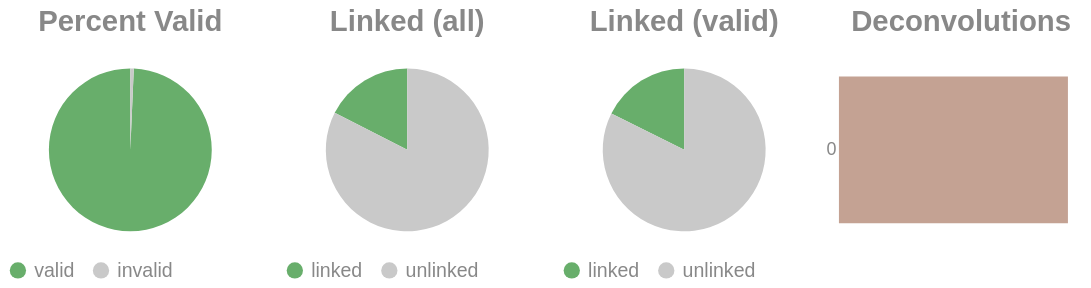

The notebook cell this image was saved under:
### Code cell
if SKIPLR:
    pass
else:
    clash = Counter()
    for i in valids['molecule'].to_list():
        _mol = i.split("-")
        if len(_mol) == 1:
            clash.update('0')
        else:
            clash.update(_mol[-1])

    _d = {"deconvolutions": [], 'count': []}
    for k,v in clash.items():
        _d['deconvolutions'].append(k)
        _d['count'].append(v)

    tot_valid = valids['reads'].sum()
    mask = valids['reads'] >= 2
    n_linked_reads = valids.filter(mask)['reads'].sum()
    if n_linked_reads == 0:
        print_html("No linked molecules (>=2 reads) were detected; skipping linked-only distributions.")
        SKIPLR = True
    else:
        perc_valid = round(tot_valid / n_reads, 4)
        linked_perc_abs = round(n_linked_reads / n_reads, 4)
        linked_perc = round(n_linked_reads / tot_valid, 4)

    _valid = pl.DataFrame({"valids": ['valid', 'invalid'], "count": [tot_valid, n_reads - tot_valid]})
    _linked_abs = pl.DataFrame({"linked (absolute)": ['linked', 'unlinked'], "count": [n_linked_reads, n_reads - n_linked_reads]})
    _linked_rel = pl.DataFrame({"linked (valids)": ['linked', 'unlinked'], "count": [n_linked_reads, tot_valid - n_linked_reads]})

    (
        alt.hconcat(
            piechart(_valid, goodval = 'valid', title = "Percent Valid"),
            piechart(_linked_abs, goodval = "linked", title =  "Linked (all)"),
            piechart(_linked_rel, goodval = "linked", title =  "Linked (valid)"),
            convolutionbar(pl.DataFrame(_d), title = "Deconvolutions"),
            center = True,
            bounds = 'flush'
        )
        .resolve_scale(color='independent')
        .resolve_legend('independent')
        .properties(usermeta={'embedOptions': {"actions": False}})
    ).display()

### Figure 1 — Vega-Lite specification as saved in the notebook (floating-point values rounded to 4 significant figures)
{"width": "container", "height": 400, "config": {"title": {"anchor": "start", "dy": -15, "fontSize": 18, "color": "#888888", "subtitleColor": "#888888", "subtitleFontSize": 14}, "arc": {"fill": "#0072B2"}, "axis": {"domainColor": "#888888", "domainWidth": 0.5, "gridWidth": 0.2, "grid": false, "titleFontWeight": 400, "titleFontSize": 15, "labelFontSize": 11, "labelColor": "#888888", "tickColor": "#888888", "tickWidth": 0.2, "titleColor": "#888888"}, "axisBand": {"grid": false}, "axisX": {"grid": true, "tickSize": 10, "domainCap": "round"}, "axisY": {"domain": false, "grid": true, "tickSize": 0, "domainCap": "round"}, "background": "transparent", "header": {"labelFontSize": 15, "labelColor": "#888888", "titleFontSize": 15, "titleFontWeight": 600, "titleColor": "#888888"}, "legend": {"labelFont": "sans-serif", "labelFontSize": 12, "labelColor": "#888888", "symbolSize": 100, "symbolType": "circle", "titleFontSize": 12, "titlePadding": 10, "titleColor": "#888888", "title": null}, "range": {"category": ["#E69F00", "#56B4E9", "#009E73", "#F0E442", "#0072B2", "#D55E00", "#CC79A7", "#000000"], "diverging": ["#cfe8f3", "#a2d4ec", "#73bfe2", "#46abdb", "#1696d2", "#12719e"]}, "area": {"fill": "#0072B2", "fillOpacity": 0.7, "line": true, "strokeOpacity": 0.7}, "line": {"color": "#0072B2", "stroke": "#0072B2", "strokeWidth": 2}, "trail": {"color": "#0072B2", "stroke": "#0072B2", "strokeWidth": 0, "size": 1}, "point": {"filled": true, "fillOpacity": 1.0, "size": 95}, "text": {"color": "#888888", "fontSize": 11, "align": "right", "fontWeight": 400, "size": 11}, "bar": {"fill": "#0072B2", "stroke": null}, "view": {"stroke": null, "continuousWidth": 660, "continuousHeight": 400}}, "hconcat": [{"data": {"name": "data-8ea5ac193307651c52252563a3c206de"}, "mark": {"type": "arc"}, "encoding": {"color": {"field": "valids", "legend": {"orient": "bottom", "title": null}, "scale": {"domain": ["valid", "invalid"], "range": ["#68ae6b", "#C9C9C9"]}, "title": "Valids", "type": "nominal"}, "theta": {"field": "count", "type": "quantitative"}, "tooltip": [{"field": "valids", "title": "Valids", "type": "ordinal"}, {"field": "percent", "format": ".2%", "title": "Percent", "type": "quantitative"}, {"field": "count", "title": "Count", "type": "quantitative"}]}, "height": 100, "title": {"text": "Percent Valid", "align": "center", "anchor": "middle"}, "transform": [{"calculate": "datum.count / 4695067", "as": "percent"}], "width": 150}, {"data": {"name": "data-f5f79a9ed9da6caf66ed8f317bfca59b"}, "mark": {"type": "arc"}, "encoding": {"color": {"field": "linked (absolute)", "legend": {"orient": "bottom", "title": null}, "scale": {"domain": ["linked", "unlinked"], "range": ["#68ae6b", "#C9C9C9"]}, "title": "Linked (Absolute)", "type": "nominal"}, "theta": {"field": "count", "type": "quantitative"}, "tooltip": [{"field": "linked (absolute)", "title": "Linked (Absolute)", "type": "ordinal"}, {"field": "percent", "format": ".2%", "title": "Percent", "type": "quantitative"}, {"field": "count", "title": "Count", "type": "quantitative"}]}, "height": 100, "title": {"text": "Linked (all)", "align": "center", "anchor": "middle"}, "transform": [{"calculate": "datum.count / 4695067", "as": "percent"}], "width": 150}, {"data": {"name": "data-2d3cd1da76353e7fdd71a8f30771cf9f"}, "mark": {"type": "arc"}, "encoding": {"color": {"field": "linked (valids)", "legend": {"orient": "bottom", "title": null}, "scale": {"domain": ["linked", "unlinked"], "range": ["#68ae6b", "#C9C9C9"]}, "title": "Linked (Valids)", "type": "nominal"}, "theta": {"field": "count", "type": "quantitative"}, "tooltip": [{"field": "linked (valids)", "title": "Linked (Valids)", "type": "ordinal"}, {"field": "percent", "format": ".2%", "title": "Percent", "type": "quantitative"}, {"field": "count", "title": "Count", "type": "quantitative"}]}, "height": 100, "title": {"text": "Linked (valid)", "align": "center", "anchor": "middle"}, "transform": [{"calculate": "datum.count / 4663136", "as": "percent"}], "width": 150}, {"data": {"name": "data-376bd5fa7e5baefe78fe8b6805e97aab"}, "mark": {"type": "bar"}, "encoding": {"color": {"field": "deconvolutions", "legend": null, "scale": {"scheme": "lightgreyred"}, "type": "nominal"}, "tooltip": [{"field": "deconvolutions", "title": "Deconvolutions", "type": "ordinal"}, {"field": "percent", "format": ".2%", "title": "Percent", "type": "quantitative"}, {"field": "count", "title": "Count", "type": "quantitative"}], "x": {"axis": null, "field": "count", "type": "quantitative"}, "y": {"field": "deconvolutions", "sort": "ascending", "title": null, "type": "nominal"}}, "height": 100, "title": {"text": "Deconvolutions", "align": "center", "anchor": "middle"}, "transform": [{"calculate": "datum.count / 4217189", "as": "percent"}], "width": 150}], "bounds": "flush", "center": true, "resolve": {"legend": {"angle": "independent"}, "scale": {"color": "independent"}}, "usermeta": {"embedOptions": {"actions": false}}, "$schema": "https://vega.github.io/schema/vega-lite/v6.1.0.json", "datasets": {"data-8ea5ac193307651c52252563a3c206de": [{"valids": "valid", "count": 4663136}, {"valids": "invalid", "count": 31931}], "data-f5f79a9ed9da6caf66ed8f317bfca59b": [{"linked (absolute)": "linked", "count": 821032}, {"linked (absolute)": "unlinked", "count": 3874035}], "data-2d3cd1da76353e7fdd71a8f30771cf9f": [{"linked (valids)": "linked", "count": 821032}, {"linked (valids)": "unlinked", "count": 3842104}], "data-376bd5fa7e5baefe78fe8b6805e97aab": [{"deconvolutions": "0", "count": 4217189}]}}
